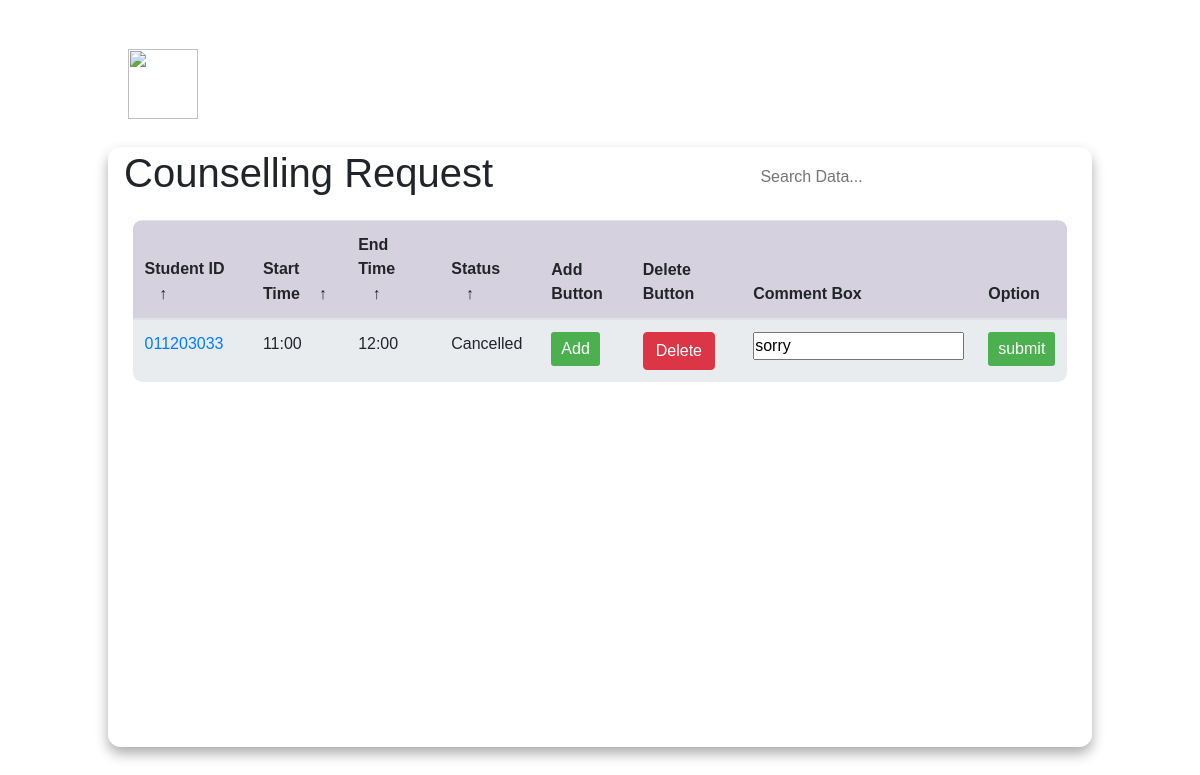
Screenshot of /exHome.php (signed in) with the database file from the repository.
### tables this page shows
CREATE TABLE `booking` (
  `id` int(11) NOT NULL,
  `e_name` varchar(500) NOT NULL,
  `e_id` varchar(500) NOT NULL,
  `date` varchar(500) NOT NULL,
  `start` varchar(500) NOT NULL,
  `end` varchar(500) NOT NULL,
  `s_id` varchar(500) NOT NULL,
  `s_name` varchar(500) NOT NULL,
  `day` varchar(500) NOT NULL,
  `Status` varchar(300) NOT NULL,
  `comment` varchar(2000) NOT NULL
);

### exHome.php (the view, shortened to what this page needs)
<?php
include('db.php');
?>
<!DOCTYPE html>
<html lang="en" title="Coding design">
<head>
    <link rel="stylesheet" href="https://cdn.jsdelivr.net/npm/bootstrap@4.3.1/dist/css/bootstrap.min.css">
</head>
<body>
    <div class="main">
        <div class="navbar-new">
            <div class="icon">
                <div class="uiu_logo">
                    <img src="..//Little_Library/image/uiu logo.png" height="70px" width="70px" >
                </div>
            </div>
            <div class="menu">
              <ul>
              <li><a href="exHome.php">Home</a></li>
                <li><a href="expertProfile.php">Add Counselling</a></li>
                <li><a href="exLogout.php">Log out</a></li>
              </ul>
            </div>
        </div>
    <div class="table">
        <section class="table__header">
            <h1>Counselling Request</h1>
            <div class="input-group">
                <input type="search" placeholder="Search Data...">
            </div>
        </section>
        <section class="table__body">
            <table>
                <thead>
                    <tr>
                        <th> Student ID <span class="icon-arrow">&UpArrow;</span></th>
                        <th> Start Time <span class="icon-arrow">&UpArrow;</span></th>
                        <th> End Time <span class="icon-arrow">&UpArrow;</span></th>
                        <th> Status <span class="icon-arrow">&UpArrow;</span></th>
                        <th> Add Button </th>
                        <th> Delete Button </th>
                        <th> Comment Box </th>
                        <th> Option </th>
                      </tr>
                </thead>
                <?php
                  $eid=$_SESSION['e_id'];
                                $s = "select*
                                from booking where e_id='$eid'";
                                $result = mysqli_query($conn, $s);
                                while ($row = mysqli_fetch_array($result)) {
                                  $id=$row['id'];
                                     $sid=$row['s_id'];
                                     $cmt=$row['comment'];
                                ?>
                 <tbody>
                        <tr>
                          <td><?php echo"<a href='sView.php?sid=$sid'> $sid</a> "?></td>
                          <td><?php echo $row['start']?></td>
                          <td><?php echo $row['end']?></td>
                          <td><?php echo $row['Status']?></td>
                          <td><?php echo"<a href='exaddapi.php?id=$id'><button>Add</button></a>"?></td>
                          <td><?php echo"<a href='exdeleteapi.php?id=$id'><button type='button' class='btn btn-danger'>Delete</button></a>"?></td>
                          <td>
                            <form action="excomapi.php" method="post">
                            <input type="text" name='comment' value="<?php echo$cmt ?>" >
                             </td>
                             <td><button type='submit'> submit</button></td>
                        </tr>
                </tbody>
                <?php } ?>
            </table>
        </section>
</body>
</html>

### exHome.php (style rules this page uses)
* { margin: 0; padding: 0; box-sizing: border-box; font-family: sans-serif; }
body { min-height: 100vh; background: url(../Little_Library/image/uiub.jpg) center / cover; display: flex; justify-content: center; align-items: center; }
.icon { width: 200px; float: left; height: 70px; }
.uiu_logo { width: 200px; float: left; height: 70px; padding-top: 12px; padding-left: 20px; }
.menu { width: 100px; float: left; height: 70px; }
ul { float: left; display: flex; justify-content: center; align-items: center; margin-left: -45px; width: max-content; }
ul li { list-style: none; margin-left: 62px; margin-top: 27px; font-size: 14px; }
ul li a { text-decoration: none; color: #fff; font-family: Arial; font-weight: bold; transition: 0.4s ease-in-out; }
.table { width: 82vw; height: 75vh; background-color: #fff5; backdrop-filter: blur(7px); box-shadow: 0 .4rem .8rem #0005; border-radius: .8rem; margin-top: 110px; }
.table__header { width: 100%; height: 10%; background-color: #fff4; padding: .8rem 1rem; display: flex; justify-content: space-between; align-items: center; }
.table__header .input-group { width: 35%; height: 100%; background-color: #fff5; padding: 0 .8rem; border-radius: 2rem; display: flex; justify-content: center; align-items: center; transition: .2s; }
.table__header .input-group input { width: 100%; padding: 0 .5rem 0 .3rem; background-color: transparent; border: none; outline: none; }
.table__body { width: 95%; max-height: calc(89% - 1.6rem); background-color: #e9ecef; margin: .8rem auto; border-radius: .6rem; overflow: auto; overflow: overlay; }
table { width: 100%; }
table, th, td { border-collapse: collapse; padding: 1rem; text-align: left; }
thead th { position: sticky; top: 0; left: 0; background-color: #d5d1defe; cursor: pointer; text-transform: capitalize; }
tbody tr { --delay: .1s; transition: .5s ease-in-out var(--delay), background-color 0s; }
tbody tr td, tbody tr td p, tbody tr td img { transition: .2s ease-in-out; }
thead th span.icon-arrow { display: inline-block; width: 1.3rem; height: 1.3rem; border-radius: 50%; border: 1.4px solid transparent; text-align: center; font-size: 1rem; margin-left: .5rem; transition: .2s ease-in-out; }
button { background-color: #4CAF50; color: white; padding: 5px 10px; border: none; border-radius: 3px; cursor: pointer; }

### rows the page displays
booking: s "011203033", start "11:00", end "12:00", Status "Cancelled", comment "sorry"
